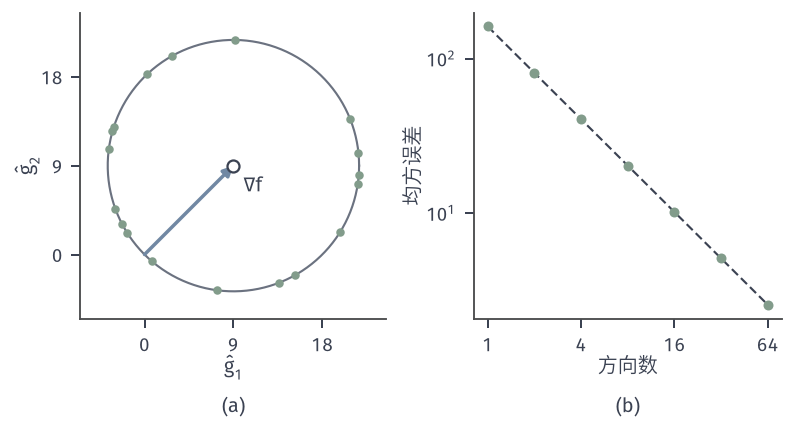

Here is the Python script that generated this plot:
from pathlib import Path
import sys
ROOT = next(p for p in Path(__file__).resolve().parents if (p/'build.sh').is_file() and (p/'tex/book.tex').is_file())
sys.path.insert(0, str(ROOT/'figures/00-shared/mathematical-preliminaries-upper/00-shared/comprehension-figures'))
from support import figure, save, BLUE, GREEN, YELLOW, RED, PURPLE, INK, MUTED, GRID, BLUE_FILL, GREEN_FILL, YELLOW_FILL, RED_FILL, PURPLE_FILL
import numpy as np
HERE = Path(__file__).resolve().parent
STROKE = '#4C4D4F'
def panels(w,h,n,left=.07,right=.99,top=.97,bottom=.22,wspace=.25,rows=1,**k):
    fig=figure(width_mm=w,height_mm=h)[0]; fig.clf(); fig.set_layout_engine(None)
    A=[fig.add_subplot(rows,n,i+1,**k) for i in range(n*rows)]
    fig.subplots_adjust(left=left,right=right,top=top,bottom=bottom,wspace=wspace)
    return fig,A
def tag(fig,ax,s,y):
    p=ax.get_position(); fig.text((p.x0+p.x1)/2,y,s,ha='center',va='bottom')
H2=np.array([1.,9.]); X0=np.array([9.,1.])
def f2(x): return .5*(H2*np.asarray(x,float)**2).sum(-1)
def g2(x): return H2*np.asarray(x,float)
def sphere(rng,k,n=2):
    u=rng.standard_normal((k,n)); return u/np.linalg.norm(u,axis=1,keepdims=True)
# 贯穿例 (9,1) 处 g=(9,9) 的单方向估计 2<g,u>u 落在以 g 为圆心、过原点的圆上；右图为 m 方向平均的均方误差。
fig,A=panels(112,60,2,left=.1,right=.985,bottom=.25,wspace=.28)
rng=np.random.default_rng(3); g=np.array([9.,9.]); a=A[0]
th=np.linspace(0,2*np.pi,400); r=np.linalg.norm(g)
a.plot(g[0]+r*np.cos(th),g[1]+r*np.sin(th),color=MUTED,lw=.85)
U=sphere(rng,18); E=2*(U@g)[:,None]*U
a.plot(E[:,0],E[:,1],'o',color=GREEN,ms=3.4,mew=0,zorder=4)
a.annotate('',xy=g,xytext=(0,0),arrowprops=dict(arrowstyle='-|>',color=BLUE,lw=1.4,shrinkA=0,shrinkB=0),zorder=5)
a.plot([g[0]],[g[1]],'o',mfc='white',mec=INK,ms=4.8,mew=.9,zorder=6)
a.text(10,6.4,r'$\nabla f$',fontsize=8,color=INK)
a.set_xlim(-6.5,24.5); a.set_ylim(-6.5,24.5); a.set_aspect('equal'); a.set_xticks([0,9,18]); a.set_yticks([0,9,18]); a.set_xlabel('$\\hat g_1$',labelpad=0); a.set_ylabel('$\\hat g_2$',labelpad=0)
b=A[1]; rng=np.random.default_rng(4); M=[1,2,4,8,16,32,64]; R=[]
for m in M:
    U=sphere(rng,40000*m); E=2*(U@g)[:,None]*U; E=E.reshape(40000,m,2).mean(1); R.append(((E-g)**2).sum(1).mean())
b.loglog(M,162/np.array(M),color=INK,lw=.85,ls=(0,(4,2))); b.loglog(M,R,'o',color=GREEN,ms=4,mew=0)
b.set_xlabel('方向数',labelpad=0); b.set_ylabel(r'均方误差',labelpad=1); b.set_xticks([1,4,16,64]); b.set_xticklabels(['1','4','16','64']); b.minorticks_off()
tag(fig,A[0],'(a)',.02); tag(fig,A[1],'(b)',.02)
save(fig,HERE,'figure',{'g':[9,9],'n':2,'theory':'162/m','seed':[3,4]})
